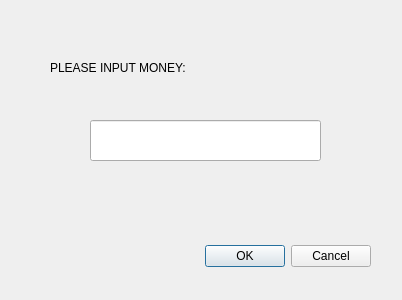
<?xml version="1.0" encoding="UTF-8"?>
<ui version="4.0">
 <class>UserChargeMoneyDialog</class>
 <widget class="QDialog" name="UserChargeMoneyDialog">
  <property name="geometry">
   <rect>
    <x>0</x>
    <y>0</y>
    <width>402</width>
    <height>300</height>
   </rect>
  </property>
  <property name="windowTitle">
   <string>Dialog</string>
  </property>
  <widget class="QDialogButtonBox" name="buttonBox">
   <property name="geometry">
    <rect>
     <x>30</x>
     <y>240</y>
     <width>341</width>
     <height>32</height>
    </rect>
   </property>
   <property name="orientation">
    <enum>Qt::Horizontal</enum>
   </property>
   <property name="standardButtons">
    <set>QDialogButtonBox::Cancel|QDialogButtonBox::Ok</set>
   </property>
  </widget>
  <widget class="QLabel" name="label">
   <property name="geometry">
    <rect>
     <x>50</x>
     <y>60</y>
     <width>151</width>
     <height>16</height>
    </rect>
   </property>
   <property name="text">
    <string>PLEASE INPUT MONEY:</string>
   </property>
  </widget>
  <widget class="QLineEdit" name="lineEdit">
   <property name="geometry">
    <rect>
     <x>90</x>
     <y>120</y>
     <width>231</width>
     <height>41</height>
    </rect>
   </property>
  </widget>
 </widget>
 <resources/>
 <connections>
  <connection>
   <sender>buttonBox</sender>
   <signal>accepted()</signal>
   <receiver>UserChargeMoneyDialog</receiver>
   <slot>accept()</slot>
   <hints>
    <hint type="sourcelabel">
     <x>248</x>
     <y>254</y>
    </hint>
    <hint type="destinationlabel">
     <x>157</x>
     <y>274</y>
    </hint>
   </hints>
  </connection>
  <connection>
   <sender>buttonBox</sender>
   <signal>rejected()</signal>
   <receiver>UserChargeMoneyDialog</receiver>
   <slot>reject()</slot>
   <hints>
    <hint type="sourcelabel">
     <x>316</x>
     <y>260</y>
    </hint>
    <hint type="destinationlabel">
     <x>286</x>
     <y>274</y>
    </hint>
   </hints>
  </connection>
 </connections>
</ui>
